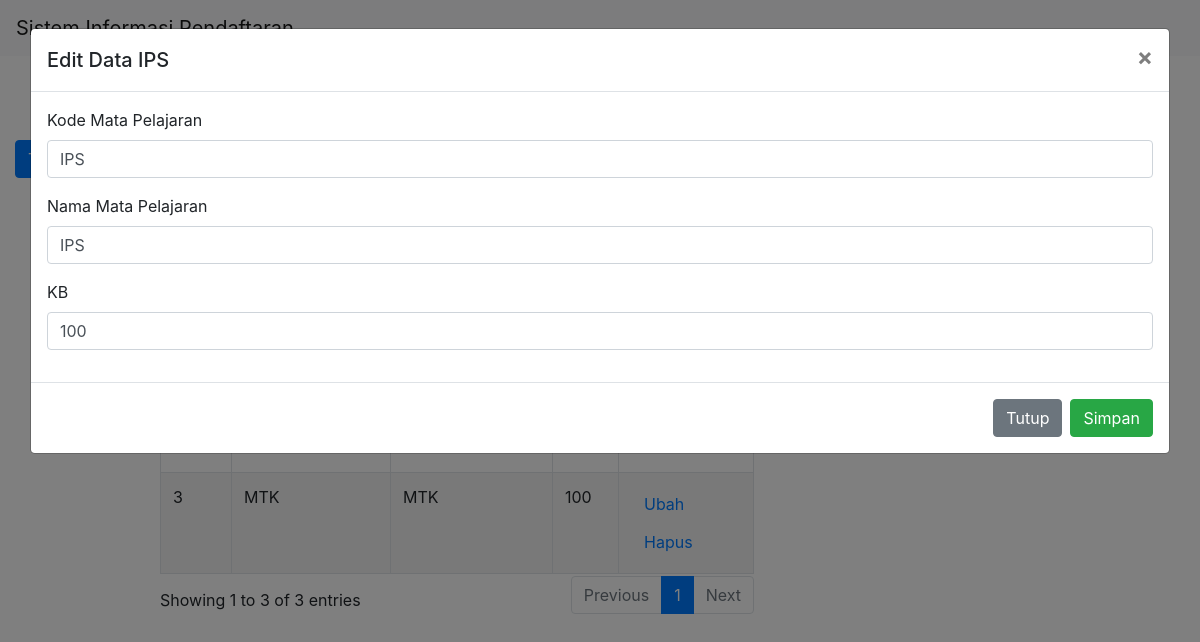
The app's page /formpendaftaran/?noPendaftaran=IPS with its own data.
### tables this page shows
CREATE TABLE `mata_pelajaran` (
  `kode_matpel` varchar(10) NOT NULL,
  `nama_matpel` varchar(30) DEFAULT NULL,
  `kb` int(11) DEFAULT NULL
);

### application/controllers/FormPendaftaran.php (called while the page is built, shortened)
<?php
class FormPendaftaran extends CI_Controller{
	function __construct(){
		$this->load->model('MFormPendaftaran');
		$this->load->helper('url');
	}
	function index(){
		$data['data'] = $this->MFormPendaftaran->getAll()->result();
		$this->load->view('header');
		$this->load->view('matpel_home', $data);
		$this->load->view('footer');
	}
}

### index.php (called while the page is built, shortened)
<?php
require_once BASEPATH.'core/CodeIgniter.php';

### application/models/MFormPendaftaran.php (called while the page is built, shortened)
<?php
class MFormPendaftaran extends CI_Model{
	function getAll(){
		return $this->db->get('mata_pelajaran');
	}
	public function getSearch($key){
		$this->db->select('*');
		$this->db->from('mata_pelajaran');
		$this->db->where('kode_matpel', $key);
		return $this->db->get()->result();
	}
}

### application/views/matpel_home.php (the view, shortened to what this page needs)
<div class="container-fluid">
	<form target="_blank" method="GET" action="<?php echo base_url(). 'formpendaftaran/report'; ?>">
		<div class="row" style="margin-top: 10px">
			<div class="col-2" style="margin: 0; max-width: 160px;">
				<button type="button" class="btn btn-primary" data-toggle="modal" data-target="#exampleModal">Tambah Data</button>
		</div>
	</form>
	<div class="row" style="margin-top: 10px">
		<div class="col-sm">
			<table id="example" class="table table-striped table-bordered" style="width:100%; margin-top: 10px">
		        <thead>
		            <tr>
						<th>No. </th>
		                <th>Kode Mata Pelajaran</th>
		                <th>Nama Mata Pelajaran</th>
		                <th>KB</th>
		            </tr>
		        </thead>
		        <tbody>
		        	<?php
						$no = 1;
						foreach($data as $u){
					?>
			            <tr>
			                <td><?=$no++?></td>
			                <td><?=$u->kode_matpel?></td>
			                <td><?=$u->nama_matpel?></td>
			                <td><?=$u->kb?></td>
			                <td>
			                	<a href="<?php echo base_url(). 'formpendaftaran/?noPendaftaran='.$u->kode_matpel; ?>" class="btn btn-link">Ubah</a>
			                	<button onclick="confirmDelete('<?=$u->kode_matpel?>')" class="btn btn-link" data-toggle="modal" data-target="#staticBackdrop">Hapus</button>
			                </td>
			            </tr>
		            <?php
						}
					?>
		        </tbody>
		    </table>
		</div>
	</div>
	<?php
		$titleModal = "Tambah Data";
		if($this->input->get('noPendaftaran') != ""){
			$titleModal = "Edit Data ".$this->input->get('noPendaftaran');
			$data = $this->MFormPendaftaran->getSearch($this->input->get('noPendaftaran'));
		}else{
			$data[0]->kode_matpel = "";
			$data[0]->nama_matpel = "";
			$data[0]->kb = "";
		}
	?>
	<form action="<?php echo base_url(). 'formpendaftaran/save'; ?>" method="post">
		<div class="modal fade" id="exampleModal" tabindex="-1" aria-labelledby="exampleModalLabel" aria-hidden="true">
		  <div class="modal-dialog modal-dialog-scrollable modal-xl">
		    <div class="modal-content">
		      <div class="modal-header">
		        <h5 class="modal-title" id="exampleModalLabel"><?=$titleModal?></h5>
		        <button type="button" class="close" data-dismiss="modal" aria-label="Close">
		          <span aria-hidden="true">&times;</span>
		        </button>
		      </div>
		      <div class="modal-body">
		      		<div class="row">
		      			<div class="col-sm">
			      			<div class="form-group">
							    <label for="kode_matpel">Kode Mata Pelajaran</label>
							    <input type="text" class="form-control" id="kode_matpel" name="kode_matpel" value="<?=$data[0]->kode_matpel?>">
							</div>
							<div class="form-group">
							    <label for="nama_matpel">Nama Mata Pelajaran</label>
							    <input type="text" class="form-control" id="nama_matpel" name="nama_matpel" value="<?=$data[0]->nama_matpel?>">
							</div>
							<div class="form-group">
							    <label for="kb">KB</label>
							    <input type="text" class="form-control" id="kb" name="kb" value="<?=$data[0]->kb?>">
							</div>
		      			</div>
		      		</div>
			  </div>
		      <div class="modal-footer">
		        <button type="button" class="btn btn-secondary" data-dismiss="modal">Tutup</button>
		        <button type="submit" class="btn btn-success">Simpan</button>
		      </div>
		    </div>
		  </div>
		</div>
	</form>
</div>

### records on screen
mata_pelajaran: kode_matpel "MTK", nama_matpel "MTK", kb "100"
mata_pelajaran: kode_matpel "IPS", nama_matpel "IPS", kb "100"

### other values on screen
$titleModal "Edit Data IPS"
